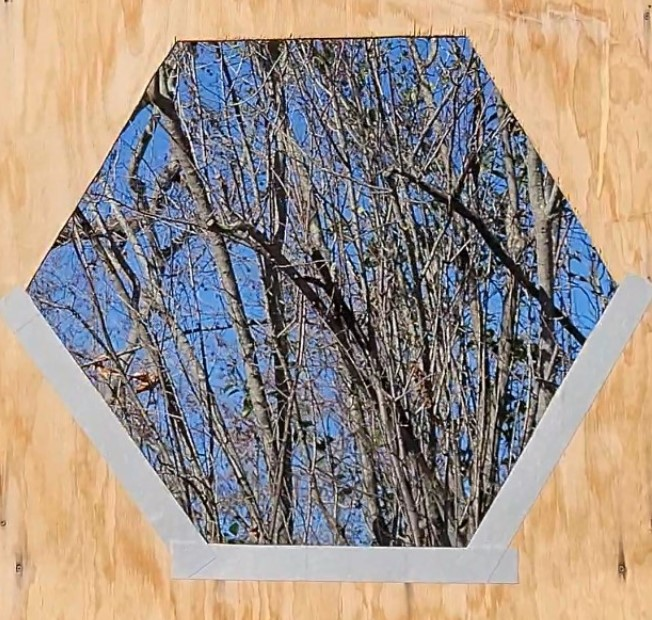
#> input picture learn/ani/vision/target-imgs/target-template.jpg, 652 x 620 px
$ python template_matching.py
#> lines starting #> are read from the running program, lines starting #| are printed output that depends on the picture
from pathlib import Path
import cv2
import numpy as np

# 0 to convert to grayscale
template_img_path = Path("./target-imgs/target-template.jpg")
template_img = cv2.imread(str(template_img_path))
#> template_img is the input picture: shape (620, 652, 3); mean B, G, R 134.6, 143.6, 156.8
template_img = cv2.cvtColor(template_img, cv2.COLOR_BGR2GRAY)
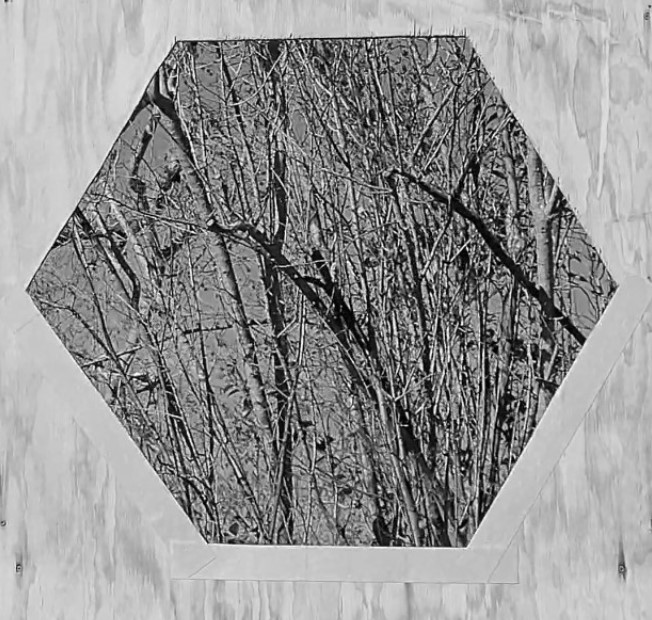
#> template_img: shape (620, 652); min 0, max 255, mean 146.6
template_img = cv2.resize(
    template_img, (template_img.shape[1] // 2, template_img.shape[0] // 2)
)
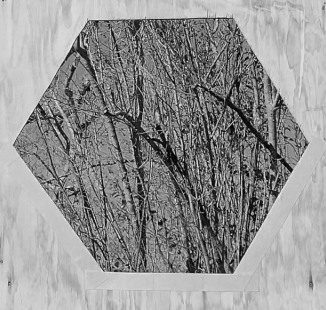
#> template_img: shape (310, 326); min 2, max 238, mean 146.7

img_path = Path("./target-imgs/mid-target.jpg")
img = cv2.imread(str(img_path))
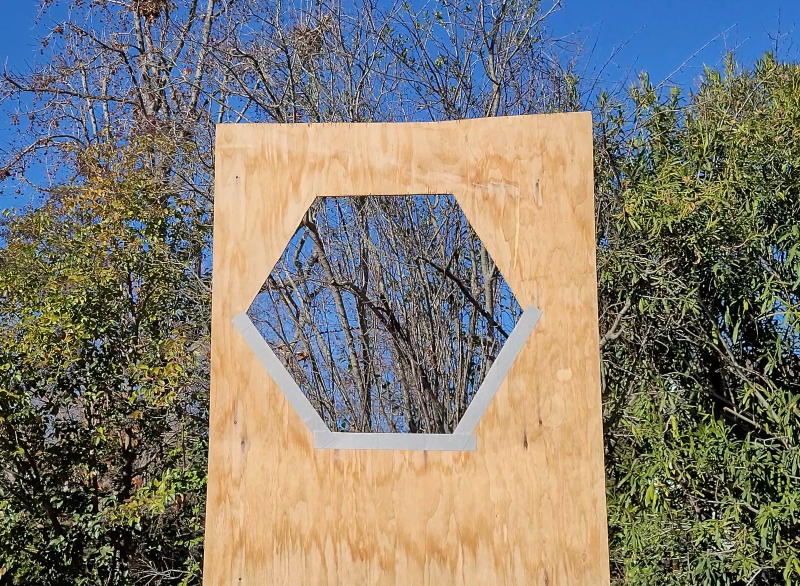
#> input picture learn/ani/vision/target-imgs/mid-target.jpg, 1600 x 1172 px (shown at 1/2 size)
#> img is the input picture: shape (1172, 1600, 3); mean B, G, R 112, 122.5, 127.2
img = cv2.cvtColor(img, cv2.COLOR_BGR2GRAY)
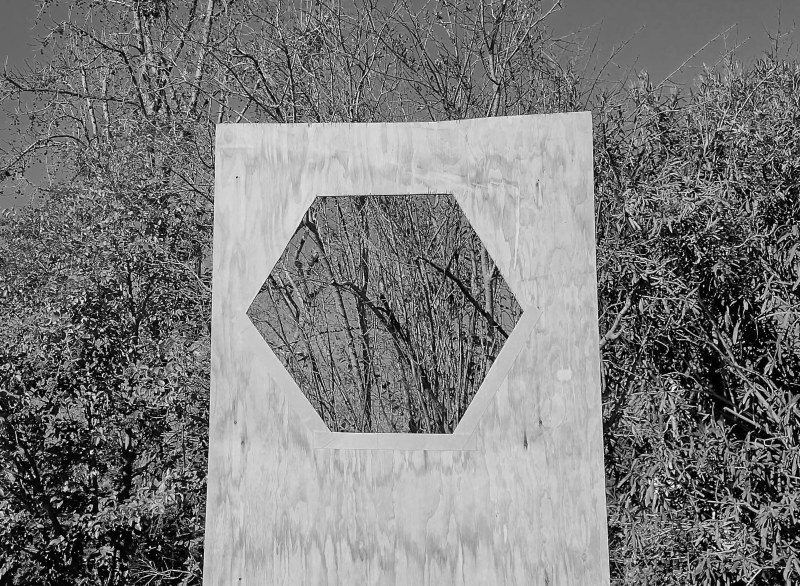
#> img: shape (1172, 1600) (shown at 1/2 size); min 0, max 255, mean 122.7
img = cv2.resize(img, (img.shape[1] // 2, img.shape[0] // 2))
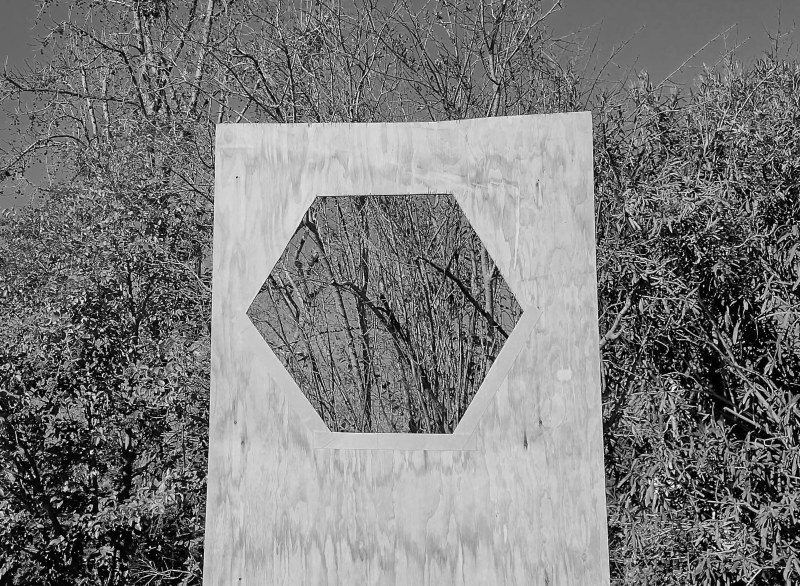
#> img: shape (586, 800); min 0, max 253, mean 122.8

orb = cv2.ORB_create()
kp1, des1 = orb.detectAndCompute(template_img, None)
#> kp1 = 495 keypoints; strongest (x, y, size): (38, 105, 31), (159, 223, 31), (107, 109, 31), (291, 170, 31)
kp2, des2 = orb.detectAndCompute(img, None)
#> kp2 = 500 keypoints; strongest (x, y, size): (90, 451, 31), (112, 554, 31), (673, 472, 31), (91, 453, 31)

bf = cv2.BFMatcher(cv2.NORM_HAMMING, crossCheck=True)
matches = bf.match(des1, des2)
#> matches = 169 matches
matches = sorted(matches, key=lambda x: x.distance)

matches_display = cv2.drawMatches(template_img, kp1, img, kp2, matches[:10], None)
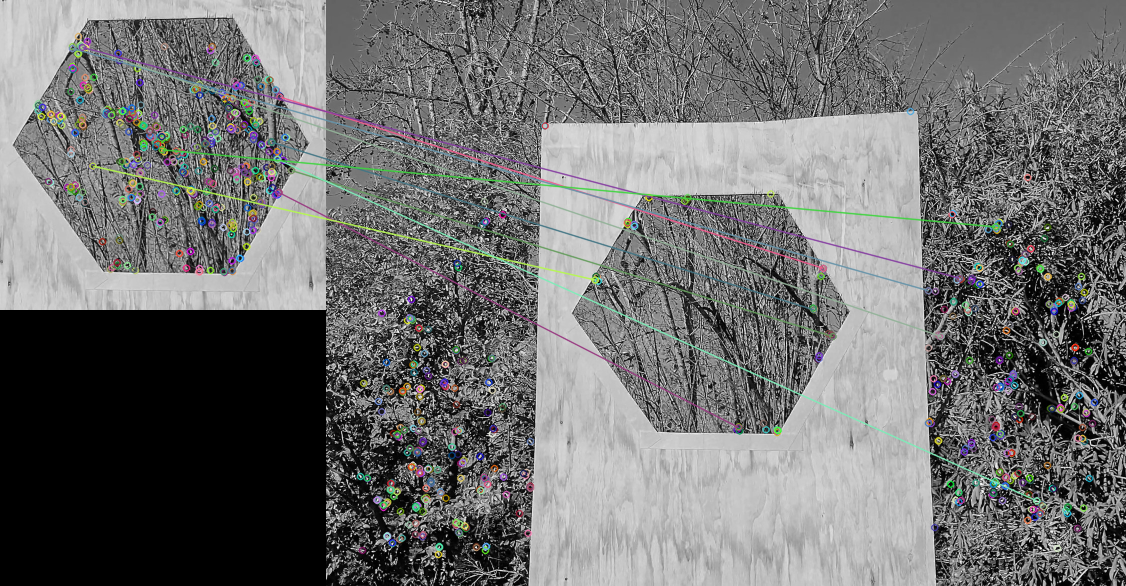
#> matches_display: shape (586, 1126, 3); mean of channels 0, 1, 2 110.8, 111.2, 110.7; drawn as B, G, R
# cv2.imshow("matches", matches_display)
cv2.waitKey(-1)
